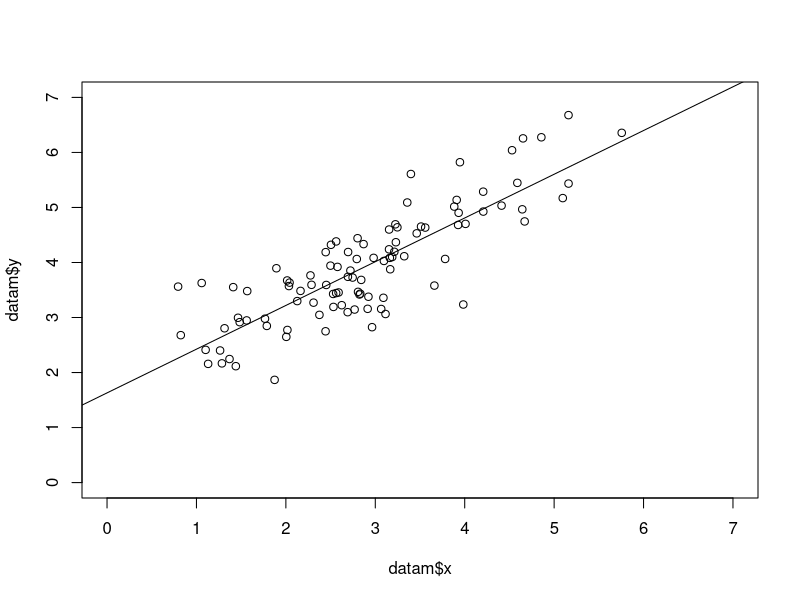

Here is the R script that generated this plot:
# 500 hw2
library(MASS)
mu <- c(3,4)
sigma <- matrix(c(1.0,0.8,0.8,1.0),nrow=2)
datam <- data.frame(mvrnorm(100,mu,sigma))
colnames(datam) <- c("x","y")

# plot 
plot(datam$x, datam$y, xlim = c(0, 7), ylim = c(0, 7), type = 'p')

# fit model
lm <- lm(y ~ x, data = datam)
abline(lm)
